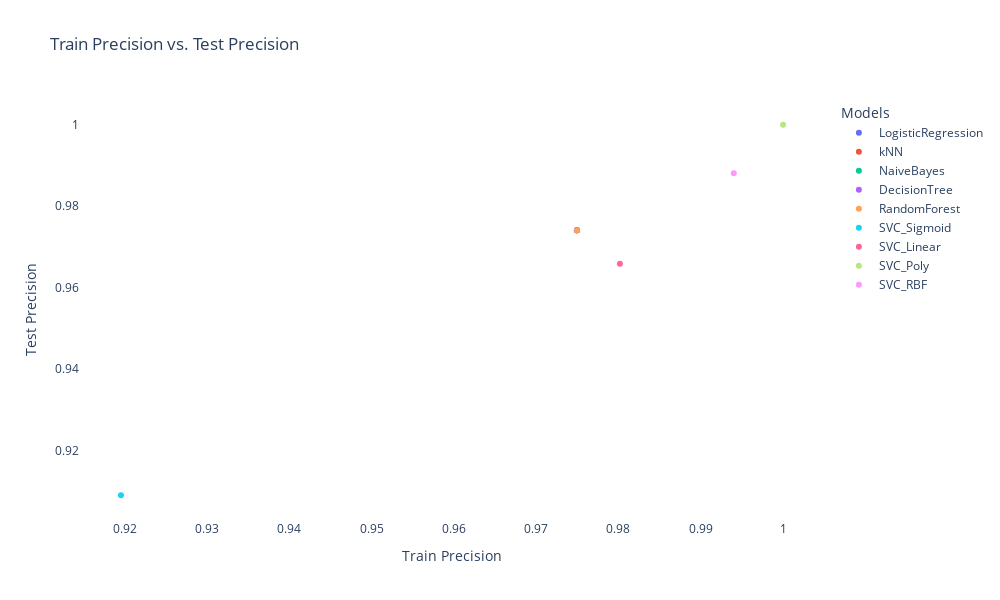

Notebook cell for this chart:
### Code cell
# Example: Scatter plot for precision vs. recall
fig_precision_recall_scatter = px.scatter(df_flattened, x='train-precision', y='test-precision', title='Train Precision vs. Test Precision',
                                         labels={'train-precision': 'Train Precision', 'test-precision': 'Test Precision', 'Model': 'Models'},
                                         color='Model', hover_name='Model')

fig_precision_recall_scatter.update_layout(width=1000, height=600, plot_bgcolor='white')
fig_precision_recall_scatter.show()

### Figure 1 — Plotly figure (JSON) as saved in the notebook; plotly's stock layout.template omitted (floating-point values rounded to 4 significant figures)
{"data": [{"hovertemplate": "<b>%{hovertext}</b><br><br>Models=LogisticRegression<br>Train Precision=%{x}<br>Test Precision=%{y}<extra></extra>", "hovertext": ["LogisticRegression"], "legendgroup": "LogisticRegression", "marker": {"color": "#636efa", "symbol": "circle"}, "mode": "markers", "name": "LogisticRegression", "orientation": "v", "showlegend": true, "type": "scatter", "x": [0.975], "xaxis": "x", "y": [0.9741], "yaxis": "y"}, {"hovertemplate": "<b>%{hovertext}</b><br><br>Models=kNN<br>Train Precision=%{x}<br>Test Precision=%{y}<extra></extra>", "hovertext": ["kNN"], "legendgroup": "kNN", "marker": {"color": "#EF553B", "symbol": "circle"}, "mode": "markers", "name": "kNN", "orientation": "v", "showlegend": true, "type": "scatter", "x": [0.975], "xaxis": "x", "y": [0.9741], "yaxis": "y"}, {"hovertemplate": "<b>%{hovertext}</b><br><br>Models=NaiveBayes<br>Train Precision=%{x}<br>Test Precision=%{y}<extra></extra>", "hovertext": ["NaiveBayes"], "legendgroup": "NaiveBayes", "marker": {"color": "#00cc96", "symbol": "circle"}, "mode": "markers", "name": "NaiveBayes", "orientation": "v", "showlegend": true, "type": "scatter", "x": [0.975], "xaxis": "x", "y": [0.9741], "yaxis": "y"}, {"hovertemplate": "<b>%{hovertext}</b><br><br>Models=DecisionTree<br>Train Precision=%{x}<br>Test Precision=%{y}<extra></extra>", "hovertext": ["DecisionTree"], "legendgroup": "DecisionTree", "marker": {"color": "#ab63fa", "symbol": "circle"}, "mode": "markers", "name": "DecisionTree", "orientation": "v", "showlegend": true, "type": "scatter", "x": [0.975], "xaxis": "x", "y": [0.9741], "yaxis": "y"}, {"hovertemplate": "<b>%{hovertext}</b><br><br>Models=RandomForest<br>Train Precision=%{x}<br>Test Precision=%{y}<extra></extra>", "hovertext": ["RandomForest"], "legendgroup": "RandomForest", "marker": {"color": "#FFA15A", "symbol": "circle"}, "mode": "markers", "name": "RandomForest", "orientation": "v", "showlegend": true, "type": "scatter", "x": [0.975], "xaxis": "x", "y": [0.9741], "yaxis": "y"}, {"hovertemplate": "<b>%{hovertext}</b><br><br>Models=SVC_Sigmoid<br>Train Precision=%{x}<br>Test Precision=%{y}<extra></extra>", "hovertext": ["SVC_Sigmoid"], "legendgroup": "SVC_Sigmoid", "marker": {"color": "#19d3f3", "symbol": "circle"}, "mode": "markers", "name": "SVC_Sigmoid", "orientation": "v", "showlegend": true, "type": "scatter", "x": [0.9195], "xaxis": "x", "y": [0.9091], "yaxis": "y"}, {"hovertemplate": "<b>%{hovertext}</b><br><br>Models=SVC_Linear<br>Train Precision=%{x}<br>Test Precision=%{y}<extra></extra>", "hovertext": ["SVC_Linear"], "legendgroup": "SVC_Linear", "marker": {"color": "#FF6692", "symbol": "circle"}, "mode": "markers", "name": "SVC_Linear", "orientation": "v", "showlegend": true, "type": "scatter", "x": [0.9802], "xaxis": "x", "y": [0.9659], "yaxis": "y"}, {"hovertemplate": "<b>%{hovertext}</b><br><br>Models=SVC_Poly<br>Train Precision=%{x}<br>Test Precision=%{y}<extra></extra>", "hovertext": ["SVC_Poly"], "legendgroup": "SVC_Poly", "marker": {"color": "#B6E880", "symbol": "circle"}, "mode": "markers", "name": "SVC_Poly", "orientation": "v", "showlegend": true, "type": "scatter", "x": [1], "xaxis": "x", "y": [1], "yaxis": "y"}, {"hovertemplate": "<b>%{hovertext}</b><br><br>Models=SVC_RBF<br>Train Precision=%{x}<br>Test Precision=%{y}<extra></extra>", "hovertext": ["SVC_RBF"], "legendgroup": "SVC_RBF", "marker": {"color": "#FF97FF", "symbol": "circle"}, "mode": "markers", "name": "SVC_RBF", "orientation": "v", "showlegend": true, "type": "scatter", "x": [0.994], "xaxis": "x", "y": [0.9881], "yaxis": "y"}], "layout": {"height": 600, "legend": {"title": {"text": "Models"}, "tracegroupgap": 0}, "plot_bgcolor": "white", "title": {"text": "Train Precision vs. Test Precision"}, "width": 1000, "xaxis": {"anchor": "y", "domain": [0, 1], "title": {"text": "Train Precision"}}, "yaxis": {"anchor": "x", "domain": [0, 1], "title": {"text": "Test Precision"}}}}
